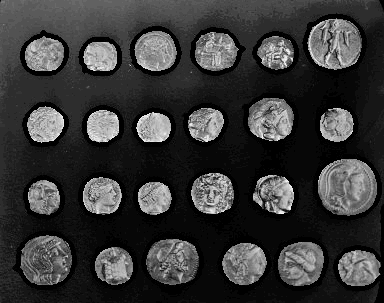
#> input picture CV-3-31/test/input.jpg, 384 x 303 px
$ python detect_objects.py test/input.jpg
#> lines starting #> are read from the running program, lines starting #| are printed output that depends on the picture; after the words box and inside, x2 and y2 are one past the last pixel; in counts of white or black regions, pixels touching at a corner belong together
### CV-3-31/CV_1_17/brightness_and_contrast.py
import cv2
import numpy as np
import matplotlib.pyplot as plt
import argparse
import sys
import os

def load_image(image_path):
    """Загрузка изображения в цветном формате
        Args:
            image_path (str): Путь к файлу изображения для загрузки

        Returns:
            Загруженное изображение в формате RGB.

        Raises:
            FileNotFoundError - Если файл не существует.
            IsADirectoryError - Если указанный путь является директорией, а не файлом.
            IOError - Если не удалось загрузить изображение.
    """
    img_color = cv2.imread(image_path, cv2.IMREAD_COLOR)

    if not os.path.exists(image_path):
        print(f"Ошибка: Файл '{image_path}' не существует.")
        sys.exit(1)

    if not os.path.isfile(image_path):
        print(f"Ошибка: '{image_path}' является директорией, а не файлом.")
        sys.exit(1)

    if img_color is None:
        print(f"Ошибка: Не удалось загрузить изображение '{image_path}'.")
        sys.exit(1)

    # Конвертируем BGR в RGB для правильного отображения в matplotlib
    img_color_rgb = cv2.cvtColor(img_color, cv2.COLOR_BGR2RGB)

    return img_color_rgb


def adjust_brightness_contrast(img, alpha=1.0, beta=0):
    """
    Регулирует яркость и контраст изображения с помощью линейного преобразования.

    Формула преобразования: new_img = alpha * img + beta

    Parameters:
        img - Входное изображение.
        alpha : float - Коэффициент контраста.
        beta : int - Коэффициент яркости.

    Returns:
        Изображение с примененными корректировками яркости и контраста.

    Raises:
        TypeError - Если параметры alpha или beta не являются числами.
        ValueError-Если параметр alpha отрицательный.
    """
    # Проверка корректности параметров
    if not isinstance(alpha, (int, float)):
        raise TypeError("Ошибка: параметр alpha должен быть числом")

    if not isinstance(beta, (int, float)):
        raise TypeError("Ошибка: параметр beta должен быть числом")

    if alpha < 0:
        raise ValueError("Ошибка: параметр alpha (контраст) не может быть отрицательным")

    # Применяем преобразование: new_img = alpha * img + beta
    new_img = cv2.convertScaleAbs(img, alpha=alpha, beta=beta)
    return new_img

# [52 lines left out: functions display_images, main, not called in this run]

# [2 lines that do not run on import are left out]

### CV-3-31/CV_2_01/lab_1/coins_contour_detection.py
import numpy as np
import cv2 as cv
from skimage import data

def counting_contours(imgray, lowThreshCanny, highThreshCanny, lowThresh, highThresh, minArea, maxArea):
    # imgray - image in grayscale
    # lowThreshCanny - lower threshold for Canny edge detector
    # highThershCanny - higher threshold for Canny edge detector
    # lowThreshold - lower threshold for binarisation
    # highThresh - higher threshhold for binarisation
    # minArea - minimal contour area for size filtration
    # maxArea - maximal contour area for size filtration


    # Применение детектора краёв Canny для выделения границ объектов на изображении
    edges = cv.Canny(imgray, lowThreshCanny, highThreshCanny)

    ret, thresh = cv.threshold(edges, lowThresh, highThresh, cv.THRESH_BINARY + cv.THRESH_OTSU)

    # Создание ядра (структурирующего элемента) размером 3x3 для морфологических операций
    kernel = np.ones((3,3), np.uint8)

    # Морфологическая операция "закрытие" (MORPH_CLOSE): сначала дилатация, потом эрозия
    # Это заполняет небольшие дыры внутри объектов и соединяет близкие компоненты на бинарном изображении
    thresh = cv.morphologyEx(thresh, cv.MORPH_CLOSE, kernel)

    # Поиск всех внешних контуров на бинарном изображении
    # Режим RETR_EXTERNAL — только внешние контуры; CHAIN_APPROX_SIMPLE — сжатие горизонтальных/вертикальных/диагональных сегментов
    contours, hierarchy = cv.findContours(thresh, cv.RETR_EXTERNAL, cv.CHAIN_APPROX_SIMPLE)

    # Установка минимальной и максимальной площади контуров для фильтрации (монеты среднего размера)
    filtered_contours = []

    for cnt in contours:
        area = cv.contourArea(cnt)  # Вычисление площади контура
        if minArea < area < maxArea:  # Фильтрация: только контуры с площадью от 200 до 5000 пикселей
            filtered_contours.append(cnt)  # Добавление подходящего контура в список

    return filtered_contours


# [18 lines left out: function main, not called in this run]

# [2 lines that do not run on import are left out]

### CV-3-31/CV_2_01/size_sort.py
import os
import cv2
from CV_2_01.lab_1.coins_contour_detection import counting_contours

def sorted_conturs(image_bgr_input, min_size, max_size):
    """
    Выполняет поиск и фильтрацию контуров на изображении,
    отрисовывает только подходящие контуры и сохраняет результат.

    Parameters
    ----------
    image_path : str
        Путь к исходному изображению.
    min_size : int
        Минимальная площадь контура для фильтрации.
    max_size : int
        Максимальная площадь контура для фильтрации.

    Returns
    -------
    int
        Количество найденных объектов, площадь которых находится в пределах [min_size, max_size].
        Возвращает 0 в случае ошибки.
    """
    try:
        image_bgr = image_bgr_input.copy()
        img_gray = cv2.cvtColor(image_bgr, cv2.COLOR_BGR2GRAY)

        contours = counting_contours(img_gray, 50, 150, 127, 255, min_size, max_size)
        cv2.drawContours(image_bgr, contours, -1, (0, 255, 0), 3)

        return len(contours), image_bgr

    except FileNotFoundError as e:
        print("File error:", e)
        return 0
    except cv2.error as e:
        print("OpenCV error:", e)
        return 0
    except Exception as e:
        print("Unexpected error:", e)
        return 0


# [3 lines that do not run on import are left out]

### CV-3-31/detect_objects.py
import cv2
import numpy as np
import argparse
import os
import sys

from CV_1_17.brightness_and_contrast import adjust_brightness_contrast, load_image
from CV_2_01.size_sort import sorted_conturs


def load_image_bgr(image_path):
    img_rgb = load_image(image_path)
    return cv2.cvtColor(img_rgb, cv2.COLOR_RGB2BGR)

def detect_objects_dark_image(image_bgr_input, min_area=100, max_area=5000, contrast_alpha=2.0, brightness_beta=30):
    """
    Обнаружение объектов на затемненном изображении.

    Parameters:
        image_bgr_input: Изображение в формате BGR
        min_area (int): Минимальная площадь контура
        max_area (int): Максимальная площадь контура
        contrast_alpha (float): Коэффициент контраста
        brightness_beta (float): Коэффициент яркости

    Returns:
        tuple: (count_of_objects, enhanced_image)
    """
    try:
        image_bgr = image_bgr_input.copy()

        enhanced_img_bgr = np.zeros_like(image_bgr)
        for i in range(3):
            enhanced_img_bgr[:, :, i] = adjust_brightness_contrast(
                image_bgr[:, :, i],
                alpha=contrast_alpha,
                beta=brightness_beta
            )

        count, image_bgr_with_contoures = sorted_conturs(enhanced_img_bgr, min_area, max_area)
        print(f"Количество объектов на изображении: {count}")

        return count, image_bgr_with_contoures

    except Exception as e:
        print(f"Ошибка при обработке изображения: {e}")
        return -1, None

# [49 lines left out: functions display_comparison, calculate_detection_percentage, not called in this run]

def main():
    """
    Основная функция для обработки изображений из командной строки.
    """
    parser = argparse.ArgumentParser(description='Обнаружение объектов на затемненных изображениях')
    parser.add_argument('input_image', help='Путь к исходному изображению')
    parser.add_argument('--output', help='Путь для сохранения результата (опционально)')
    parser.add_argument('--min_area', type=int, default=100, help='Минимальная площадь объекта (по умолчанию: 100)')
    parser.add_argument('--max_area', type=int, default=5000, help='Максимальная площадь объекта (по умолчанию: 5000)')
    parser.add_argument('--contrast', type=float, default=2.0, help='Коэффициент контраста (по умолчанию: 2.0)')
    parser.add_argument('--brightness', type=float, default=30, help='Коэффициент яркости (по умолчанию: 30)')
    parser.add_argument('--show', action='store_true', help='Показать сравнение изображений')
    parser.add_argument('--test_count', type=int, help='Количество объектов на изображении (Для проверки работы программы)')

    args = parser.parse_args()

    if not os.path.exists(args.input_image):
        print(f"Ошибка: Файл '{args.input_image}' не существует.")
        sys.exit(1)

    image = load_image_bgr(args.input_image)
#> in load_image, img_color is the input picture: shape (303, 384, 3); min 0, max 34, mean 7.4
    count, enhanced_with_contours = detect_objects_dark_image(
        image,
        args.min_area,
        args.max_area,
        args.contrast,
        args.brightness
    )
#> the loop in detect_objects_dark_image, `for i in range(3):` made 3 passes
#> pass 1, in adjust_brightness_contrast, `new_img = cv2.convertScaleAbs(img, alpha=alpha, beta=beta)`:
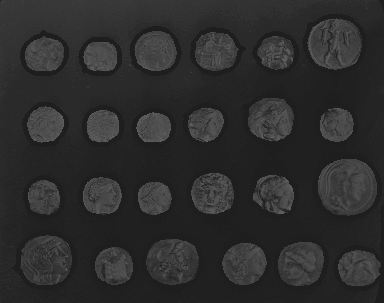
#> new_img: shape (303, 384); min 30, max 98, mean 44.7
#> in counting_contours, `edges = cv.Canny(imgray, lowThreshCanny, highThreshCanny)`:
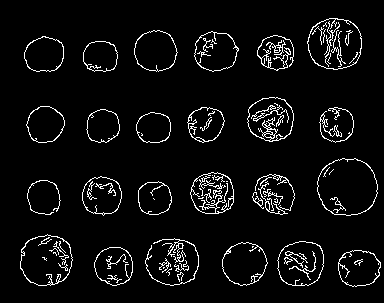
#> edges: shape (303, 384); 5.4% white in thin lines or dots, all inside (x1, y1, x2, y2) = (20, 18, 381, 287)
#> in counting_contours, `ret, thresh = cv.threshold(edges, lowThresh, highThresh, cv.THRESH_BIN..`: ret = 0
#> in counting_contours, `thresh = cv.morphologyEx(thresh, cv.MORPH_CLOSE, kernel)`:
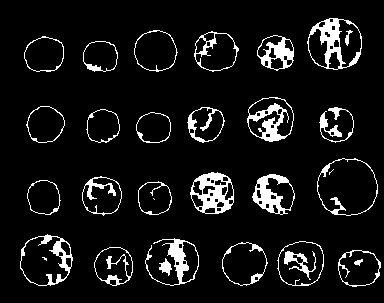
#> thresh: shape (303, 384); 8.1% white; 31 white regions (3 under 20 px)
#> in counting_contours, `contours, hierarchy = cv.findContours(thresh, cv.RETR_EXTERNAL, cv.CHA..`: contours = 25 contours; largest, box (x1, y1, x2, y2) and area: (317, 158, 378, 216) 2738, (307, 18, 362, 70) 2212, (20, 234, 73, 286) 2099, (277, 241, 324, 286) 1668, (247, 97, 294, 142) 1606
#> the loop in counting_contours, `for cnt in contours:` made 25 passes
#> area on passes 1 to 12: 94, 1217.5, 1146.5, 1465.5, 1668, 928.5, 2099, 890, 892, 1186.5, 1229, 1427.5
#> after the loop in counting_contours, `for cnt in contours:`: filtered_contours = 24 contours; largest, box (x1, y1, x2, y2) and area: (317, 158, 378, 216) 2738, (307, 18, 362, 70) 2212, (20, 234, 73, 286) 2099, (277, 241, 324, 286) 1668, (247, 97, 294, 142) 1606
#> in sorted_conturs, `contours = counting_contours(img_gray, 50, 150, 127, 255, min_size, ma..`: contours has the same summary as filtered_contours in counting_contours
#> in sorted_conturs, `cv2.drawContours(image_bgr, contours, -1, (0, 255, 0), 3)`:
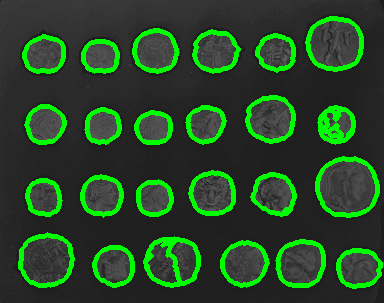
#> image_bgr: shape (303, 384, 3); mean B, G, R 38.4, 71.4, 38.4
#> in detect_objects_dark_image, `count, image_bgr_with_contoures = sorted_conturs(enhanced_img_bgr, min..`: count = 24
#| Количество объектов на изображении: 24
#> count = 24

    if enhanced_with_contours is not None:
        if args.test_count is not None:
            percentage = calculate_detection_percentage(count, args.test_count)
            print(f"Найдено: {percentage}% ({count}/{args.test_count})")

        if args.output:
            cv2.imwrite(args.output, enhanced_with_contours)
            print(f"\nРезультат сохранен в: {args.output}")

        if args.show:
            display_comparison(image, enhanced_with_contours)
    else:
        print("\nОшибка при обработке изображения")

if __name__ == "__main__":
    main()

$ run again, on CV-1-34/test_images/input.png
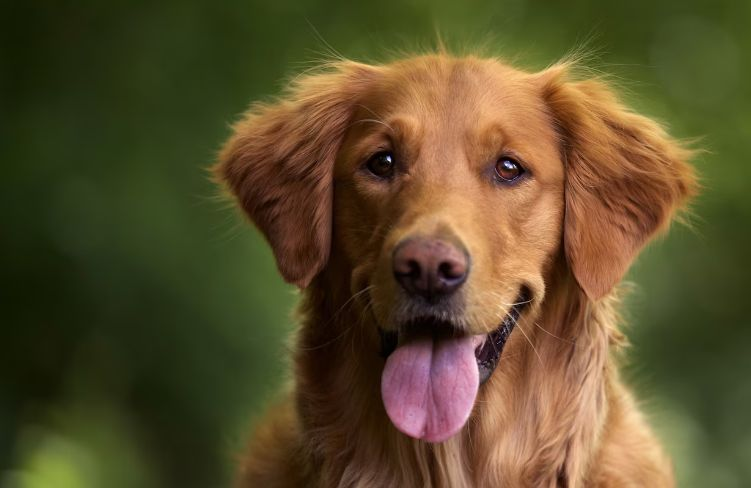
#> input picture CV-1-34/test_images/input.png, 751 x 488 px
#> in load_image, img_color is the input picture: shape (488, 751, 3); mean B, G, R 43.3, 77.5, 90.5
#> in counting_contours, `edges = cv.Canny(imgray, lowThreshCanny, highThreshCanny)`:
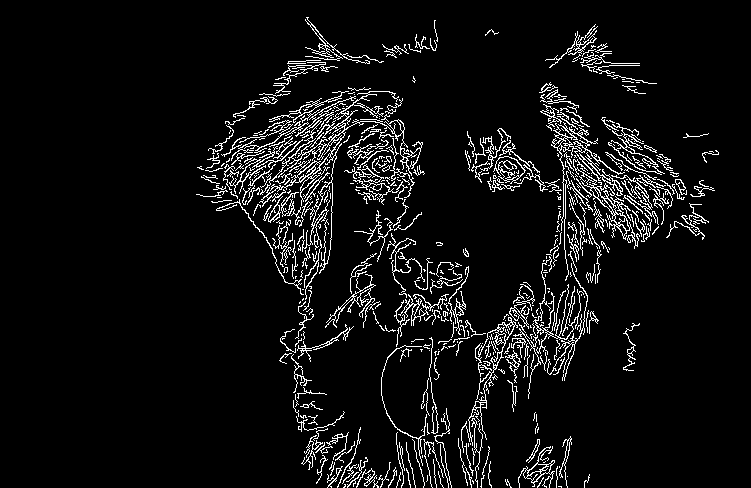
#> edges: shape (488, 751); 6.4% white in thin lines or dots, all inside (x1, y1, x2, y2) = (196, 17, 719, 488)
#> ret = 0
#> thresh: shape (488, 751); 12% white; 23 white regions (1 under 20 px)
#> in counting_contours, `contours, hierarchy = cv.findContours(thresh, cv.RETR_EXTERNAL, cv.CHA..`: contours = 23 contours, 10 with area under 20; largest, box (x1, y1, x2, y2) and area: (196, 17, 687, 488) 59476, (545, 24, 657, 84) 1142, (325, 253, 381, 328) 1050, (518, 436, 572, 488) 850, (666, 203, 709, 240) 288
#> the loop in counting_contours, `for cnt in contours:` made 23 passes
#> area on passes 5, 6, 9, 10, 11, 12, 14, 15: 64.5, 850, 33, 115.5, 1050, 24.5, 288.5, 88.5
#> after the loop in counting_contours, `for cnt in contours:`: filtered_contours = 6 contours; box (x1, y1, x2, y2) and area: (545, 24, 657, 84) 1142, (325, 253, 381, 328) 1050, (518, 436, 572, 488) 850, (666, 203, 709, 240) 288, (382, 20, 438, 58) 195, (623, 323, 640, 371) 116
#> in sorted_conturs, `contours = counting_contours(img_gray, 50, 150, 127, 255, min_size, ma..`: contours has the same summary as filtered_contours in counting_contours
#> in sorted_conturs, `cv2.drawContours(image_bgr, contours, -1, (0, 255, 0), 3)`:
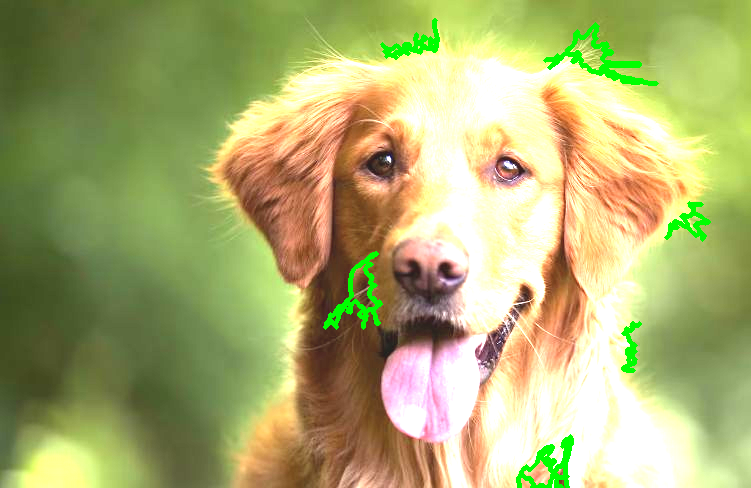
#> image_bgr: shape (488, 751, 3); mean B, G, R 112.2, 173, 170.9
#> in detect_objects_dark_image, `count, image_bgr_with_contoures = sorted_conturs(enhanced_img_bgr, min..`: count = 6
#| Количество объектов на изображении: 6
